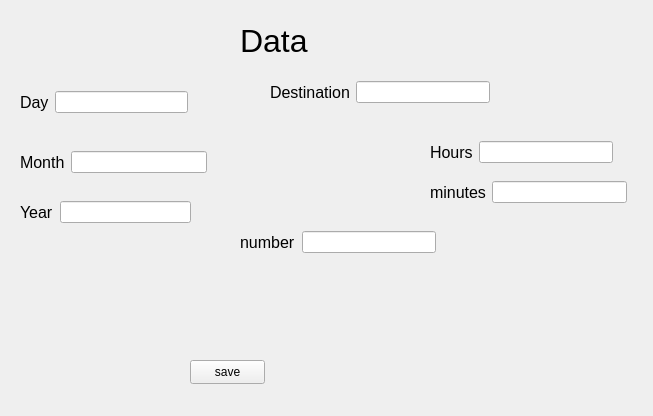
<?xml version="1.0" encoding="UTF-8"?>
<ui version="4.0">
 <class>Adding</class>
 <widget class="QWidget" name="Adding">
  <property name="geometry">
   <rect>
    <x>0</x>
    <y>0</y>
    <width>653</width>
    <height>416</height>
   </rect>
  </property>
  <property name="windowTitle">
   <string>Form</string>
  </property>
  <widget class="QLabel" name="label_13">
   <property name="geometry">
    <rect>
     <x>240</x>
     <y>20</y>
     <width>151</width>
     <height>41</height>
    </rect>
   </property>
   <property name="font">
    <font>
     <pointsize>24</pointsize>
    </font>
   </property>
   <property name="text">
    <string>Data</string>
   </property>
  </widget>
  <widget class="QWidget" name="layoutWidget">
   <property name="geometry">
    <rect>
     <x>20</x>
     <y>90</y>
     <width>168</width>
     <height>24</height>
    </rect>
   </property>
   <layout class="QHBoxLayout" name="horizontalLayout">
    <item>
     <widget class="QLabel" name="label">
      <property name="font">
       <font>
        <pointsize>12</pointsize>
       </font>
      </property>
      <property name="text">
       <string>Day</string>
      </property>
     </widget>
    </item>
    <item>
     <widget class="QLineEdit" name="line_day"/>
    </item>
   </layout>
  </widget>
  <widget class="QWidget" name="layoutWidget">
   <property name="geometry">
    <rect>
     <x>20</x>
     <y>150</y>
     <width>187</width>
     <height>24</height>
    </rect>
   </property>
   <layout class="QHBoxLayout" name="horizontalLayout_2">
    <item>
     <widget class="QLabel" name="label_2">
      <property name="font">
       <font>
        <pointsize>12</pointsize>
       </font>
      </property>
      <property name="text">
       <string>Month</string>
      </property>
     </widget>
    </item>
    <item>
     <widget class="QLineEdit" name="line_month"/>
    </item>
   </layout>
  </widget>
  <widget class="QWidget" name="layoutWidget">
   <property name="geometry">
    <rect>
     <x>20</x>
     <y>200</y>
     <width>171</width>
     <height>24</height>
    </rect>
   </property>
   <layout class="QHBoxLayout" name="horizontalLayout_3">
    <item>
     <widget class="QLabel" name="label_3">
      <property name="font">
       <font>
        <pointsize>12</pointsize>
       </font>
      </property>
      <property name="text">
       <string>Year</string>
      </property>
     </widget>
    </item>
    <item>
     <widget class="QLineEdit" name="line_year"/>
    </item>
   </layout>
  </widget>
  <widget class="QWidget" name="layoutWidget">
   <property name="geometry">
    <rect>
     <x>270</x>
     <y>80</y>
     <width>220</width>
     <height>24</height>
    </rect>
   </property>
   <layout class="QHBoxLayout" name="horizontalLayout_4">
    <item>
     <widget class="QLabel" name="label_4">
      <property name="font">
       <font>
        <pointsize>12</pointsize>
       </font>
      </property>
      <property name="text">
       <string>Destination</string>
      </property>
     </widget>
    </item>
    <item>
     <widget class="QLineEdit" name="line_dest"/>
    </item>
   </layout>
  </widget>
  <widget class="QWidget" name="layoutWidget">
   <property name="geometry">
    <rect>
     <x>430</x>
     <y>140</y>
     <width>183</width>
     <height>24</height>
    </rect>
   </property>
   <layout class="QHBoxLayout" name="horizontalLayout_5">
    <item>
     <widget class="QLabel" name="label_5">
      <property name="font">
       <font>
        <pointsize>12</pointsize>
       </font>
      </property>
      <property name="text">
       <string>Hours</string>
      </property>
     </widget>
    </item>
    <item>
     <widget class="QLineEdit" name="line_hours"/>
    </item>
   </layout>
  </widget>
  <widget class="QWidget" name="layoutWidget">
   <property name="geometry">
    <rect>
     <x>430</x>
     <y>180</y>
     <width>197</width>
     <height>24</height>
    </rect>
   </property>
   <layout class="QHBoxLayout" name="horizontalLayout_6">
    <item>
     <widget class="QLabel" name="label_6">
      <property name="font">
       <font>
        <pointsize>12</pointsize>
       </font>
      </property>
      <property name="text">
       <string>minutes</string>
      </property>
     </widget>
    </item>
    <item>
     <widget class="QLineEdit" name="line_minuts"/>
    </item>
   </layout>
  </widget>
  <widget class="QWidget" name="layoutWidget">
   <property name="geometry">
    <rect>
     <x>240</x>
     <y>230</y>
     <width>196</width>
     <height>24</height>
    </rect>
   </property>
   <layout class="QHBoxLayout" name="horizontalLayout_7">
    <item>
     <widget class="QLabel" name="label_7">
      <property name="font">
       <font>
        <pointsize>12</pointsize>
       </font>
      </property>
      <property name="text">
       <string>number</string>
      </property>
     </widget>
    </item>
    <item>
     <widget class="QLineEdit" name="line_number"/>
    </item>
   </layout>
  </widget>
  <widget class="QPushButton" name="save">
   <property name="geometry">
    <rect>
     <x>190</x>
     <y>360</y>
     <width>75</width>
     <height>24</height>
    </rect>
   </property>
   <property name="text">
    <string>save</string>
   </property>
  </widget>
 </widget>
 <resources/>
 <connections/>
</ui>
